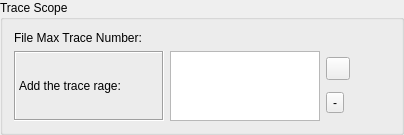
       <widget class="QGroupBox" name="groupTraceScope">
        <property name="minimumSize">
         <size>
          <width>0</width>
          <height>0</height>
         </size>
        </property>
        <property name="maximumSize">
         <size>
          <width>550</width>
          <height>200</height>
         </size>
        </property>
        <property name="title">
         <string>Trace Scope</string>
        </property>
        <layout class="QGridLayout" name="gridLayout_3">
         <item row="0" column="0">
          <layout class="QHBoxLayout" name="horizontalLayout_16">
           <item>
            <widget class="QLabel" name="label_2">
             <property name="maximumSize">
              <size>
               <width>150</width>
               <height>16777215</height>
              </size>
             </property>
             <property name="text">
              <string>File Max Trace Number:</string>
             </property>
            </widget>
           </item>
           <item>
            <widget class="QLabel" name="labelMaxTrace">
             <property name="text">
              <string/>
             </property>
            </widget>
           </item>
          </layout>
         </item>
         <item row="1" column="0">
          <layout class="QHBoxLayout" name="horizontalLayout_12">
           <item>
            <widget class="QLabel" name="label_13">
             <property name="minimumSize">
              <size>
               <width>150</width>
               <height>0</height>
              </size>
             </property>
             <property name="frameShape">
              <enum>QFrame::Box</enum>
             </property>
             <property name="frameShadow">
              <enum>QFrame::Sunken</enum>
             </property>
             <property name="text">
              <string>Add the trace rage: </string>
             </property>
            </widget>
           </item>
           <item>
            <layout class="QHBoxLayout" name="horizontalLayout_11">
             <item>
              <widget class="QListView" name="listTraceRange">
               <property name="maximumSize">
                <size>
                 <width>150</width>
                 <height>70</height>
                </size>
               </property>
              </widget>
             </item>
             <item>
              <layout class="QVBoxLayout" name="verticalLayout_3">
               <item>
                <widget class="QToolButton" name="toolAdd">
                 <property name="text">
                  <string/>
                 </property>
                 <property name="icon">
                  <iconset resource="image.qrc">
                   <normaloff>:/new/prefix1/image/Crystal_Clear_action_edit_add.png</normaloff>:/new/prefix1/image/Crystal_Clear_action_edit_add.png</iconset>
                 </property>
                </widget>
               </item>
               <item>
                <widget class="QToolButton" name="toolRemove">
                 <property name="text">
                  <string>-</string>
                 </property>
                 <property name="icon">
                  <iconset resource="image.qrc">
                   <normaloff>:/new/prefix1/image/Crystal_Clear_action_edit_remove.png</normaloff>:/new/prefix1/image/Crystal_Clear_action_edit_remove.png</iconset>
                 </property>
                </widget>
               </item>
              </layout>
             </item>
            </layout>
           </item>
           <item>
            <spacer name="horizontalSpacer_7">
             <property name="orientation">
              <enum>Qt::Horizontal</enum>
             </property>
             <property name="sizeHint" stdset="0">
              <size>
               <width>40</width>
               <height>20</height>
              </size>
             </property>
            </spacer>
           </item>
          </layout>
         </item>
        </layout>
       </widget>
